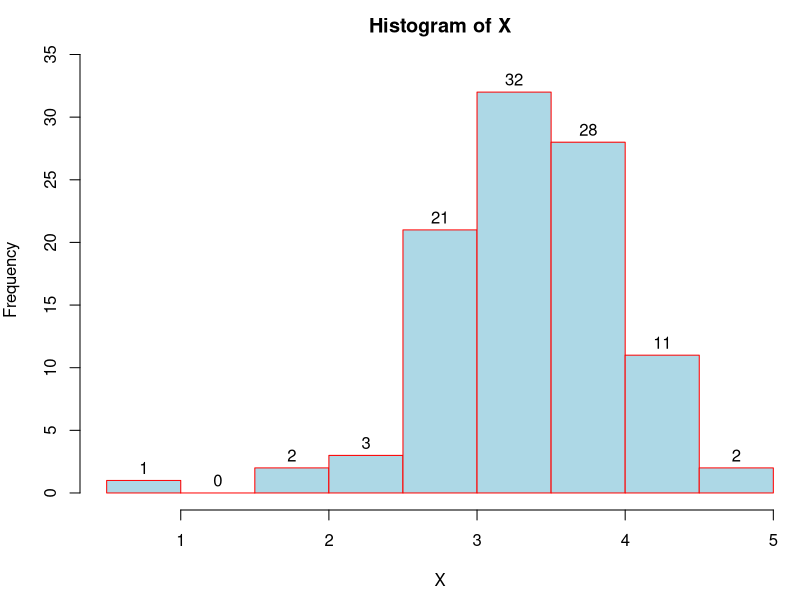
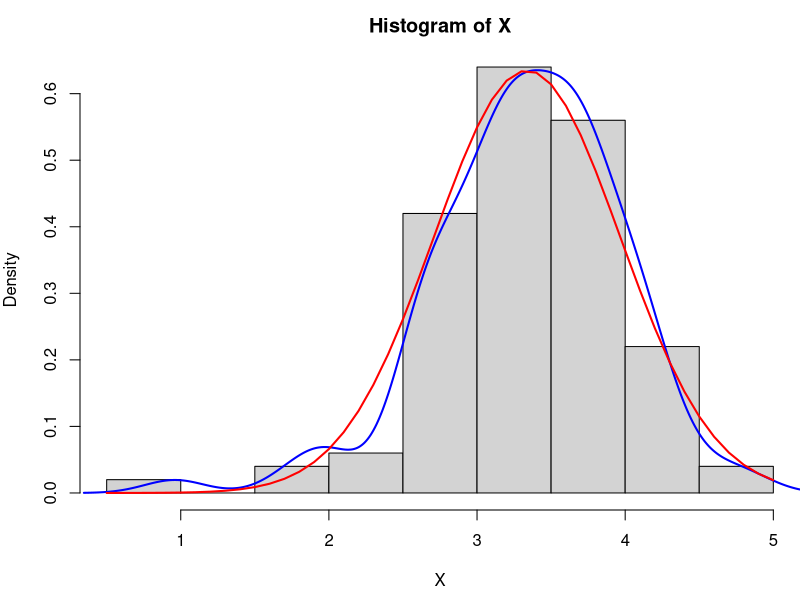

Generate these figures, in order, with R:
X <- scan("birth.data")/1000

par(mai=c(0.9, 0.8, 0.5, 0.0))
hist(X, col = "lightblue", border = "red",
     labels = TRUE, ylim=c(0, 34))

r <- hist(X, freq = FALSE)
lines(density(X), col = "blue", lwd=2)
x <- seq(from = .5, to = 5, by = .1)
lines(x, dnorm(x, mean(X), sd(X)), col = "red", lwd = 2)
